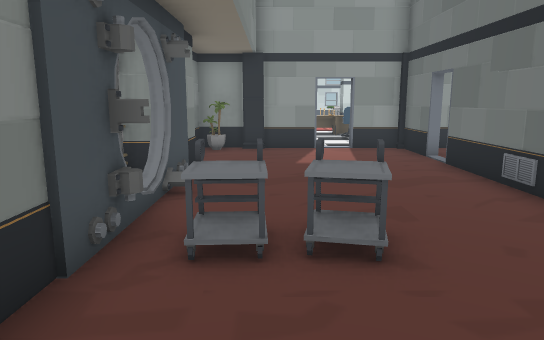
view 1 (above)

18 first-person views from a walk through a Unity game level. The camera is 1.5 m above the floor, tilts 10° down and sees 70° across. The floor is counted in squares, 1 m on a side. Each view is taken from the middle of a square. On the plan, view 1 faces up. The plan holds only what a view shows up to about 17 squares ahead; the rest is blank. The place goes on beyond the plan. The player is left out. Some animated figures are left out. Door leaves are left out, so doorways stand open.

view 2
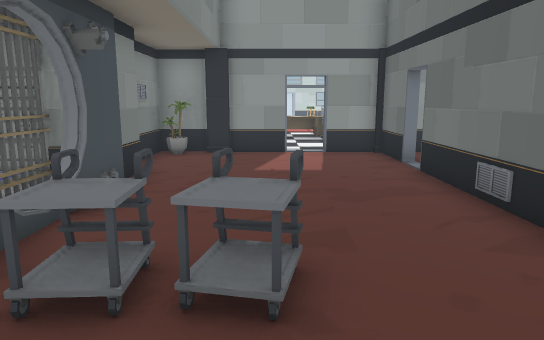

view 3
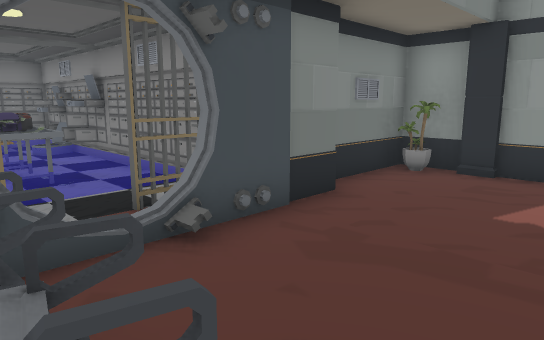

view 4
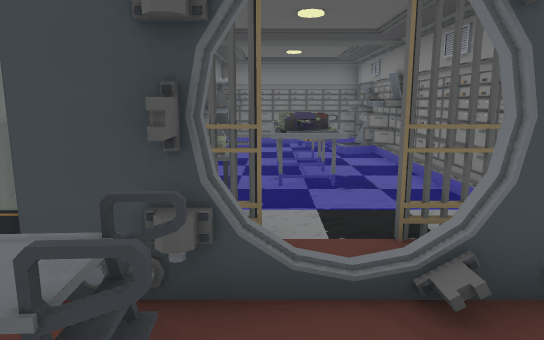

view 5
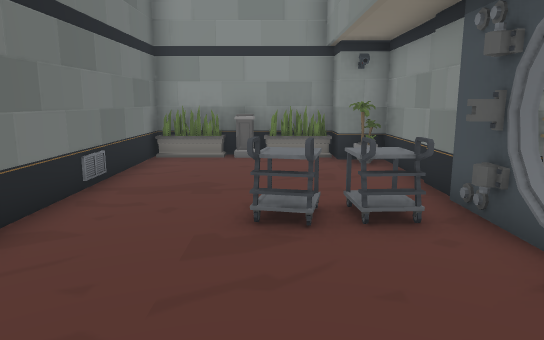

view 6
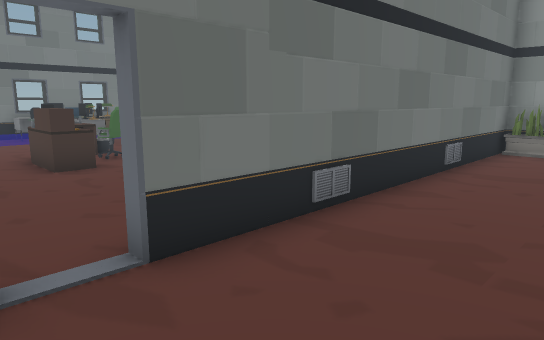

view 7
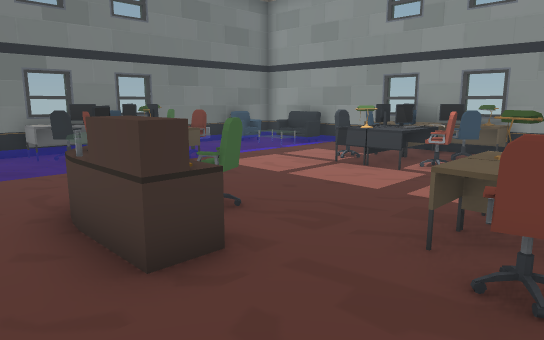

view 8
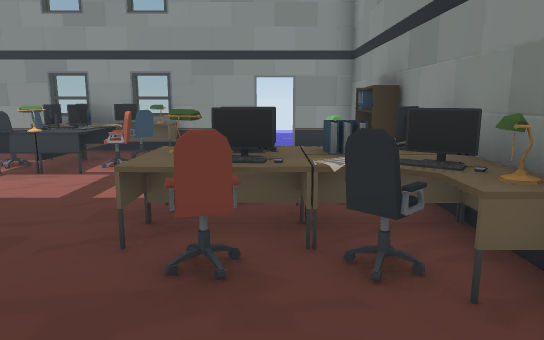

view 9
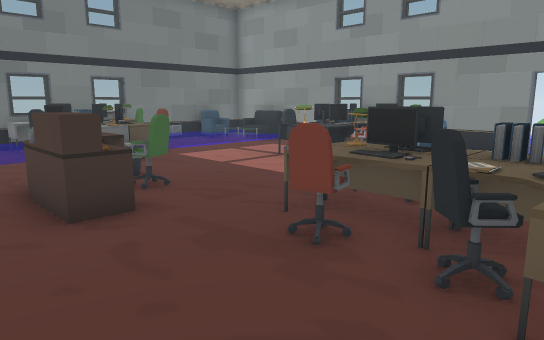

view 10
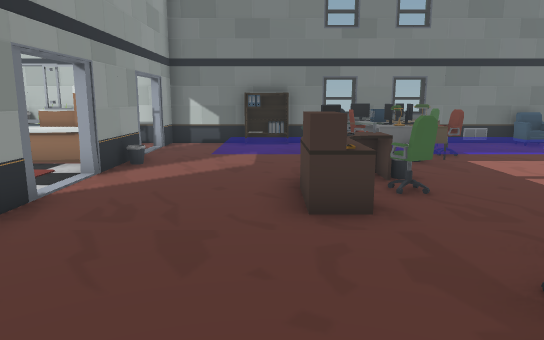

view 11
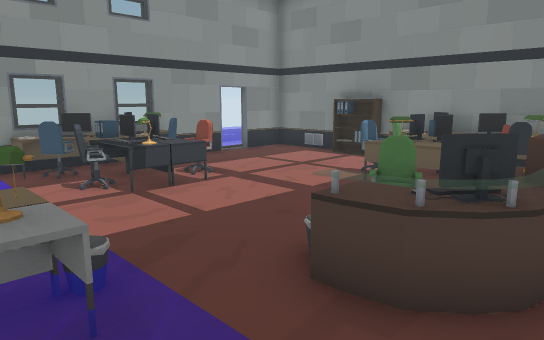

view 12
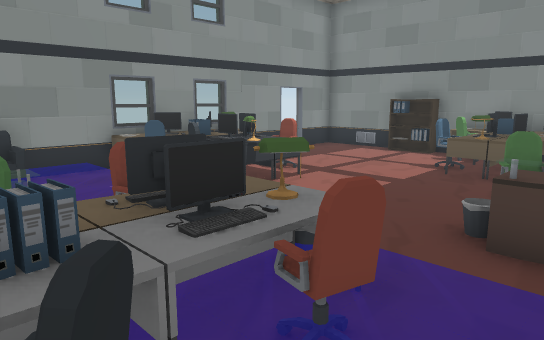

view 13
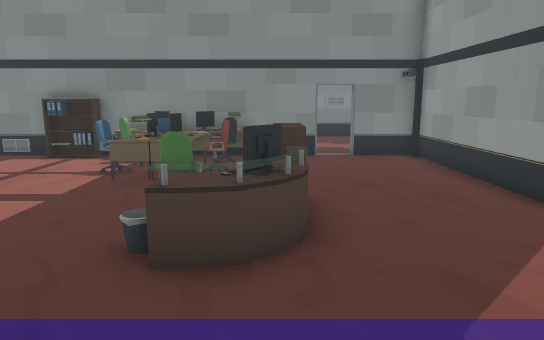

view 14
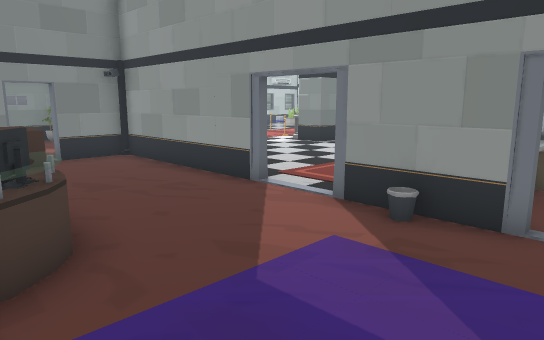

view 15
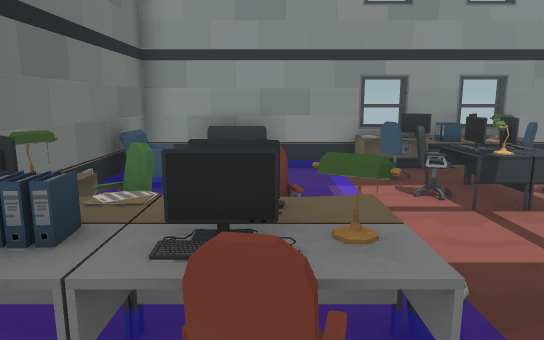

view 16
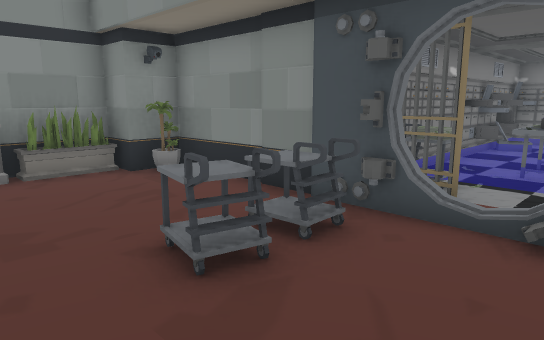

view 17
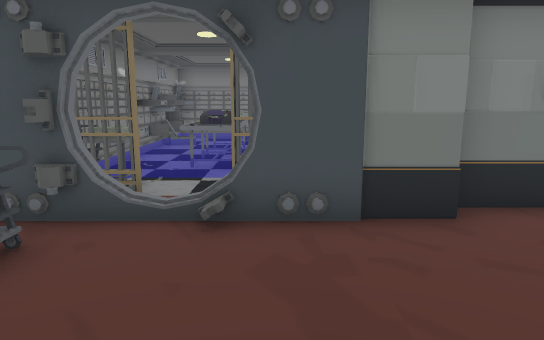

view 18
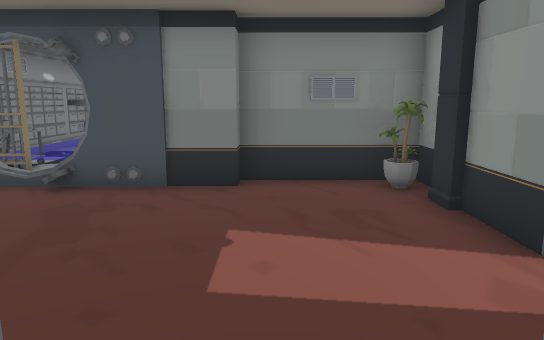

### Floor plan
Key: @ floor where view 1 was taken; # wall or solid block; . main floor; : floor 0.25 m higher than the main floor; / step, stairs or slope; D open door; = window, fence, low wall or low ledge; P pillar; L plant; T trolley; E vent; A table; H thing the floor can be seen under or through; S desk; F sofa; B shelf; R drawers; O other object.
Columns run from 13 left of view 1 to 20 right of it. Each row starts with its distance up from view 1.
 20                    ..
 19                    ...
 18               OOO  ....         #
 17                .#   ....    O   #
 16                ..    ....   R.  #
 15                ..     ...  .#.  #
 14                ..      .....S.  #
 13           ##P##.DP######D.D##D.D#
 12          PPL....D#......D.D#.D.D#
 11          P#E.....D..............#
 10          P#.................::::B
  9            P.....#..........::::B
  8 =####=====##.....#.....SSSS.::::#
  7 =T  ####:DDD.....#SSSS..SSS.:S:SS
  6 =T AA###::.DD....#SSSS..S...SSSSS#
  5 =::A###H  HDD....#SSSS......SSSSS#
  4 =#### :: T###TT..#SSSS......:SSSS#
  3 ==##=      #.....#S.........:::S##
  2            P.....#B.....SSS.::::#
  1            #.....#B....SSSS.:::/#
  0            #.@...#......SSS.:///#
 -1            #L....#.D...SSSSS:F//#
 -2            P ######D.###SSS###F#=

Where each view was taken, in squares from view 1:
view 1: 0 up, 0 right, facing up
view 2: 1 up, 1 right, facing up
view 3: 4 up, 2 right, facing up-left
view 4: 5 up, 1 right, facing left
view 5: 9 up, 1 right, facing down
view 6: 11 up, 1 right, facing down-right
view 7: 10 up, 7 right, facing down-right
view 8: 10 up, 7 right, facing down
view 9: 10 up, 5 right, facing down-right
view 10: 9 up, 5 right, facing right
view 11: 9 up, 16 right, facing down-left
view 12: 8 up, 18 right, facing down-left
view 13: 8 up, 17 right, facing left
view 14: 7 up, 17 right, facing up-left
view 15: 8 up, 16 right, facing down
view 16: 7 up, 3 right, facing down-left
view 17: 7 up, 3 right, facing left
view 18: 10 up, 5 right, facing left
